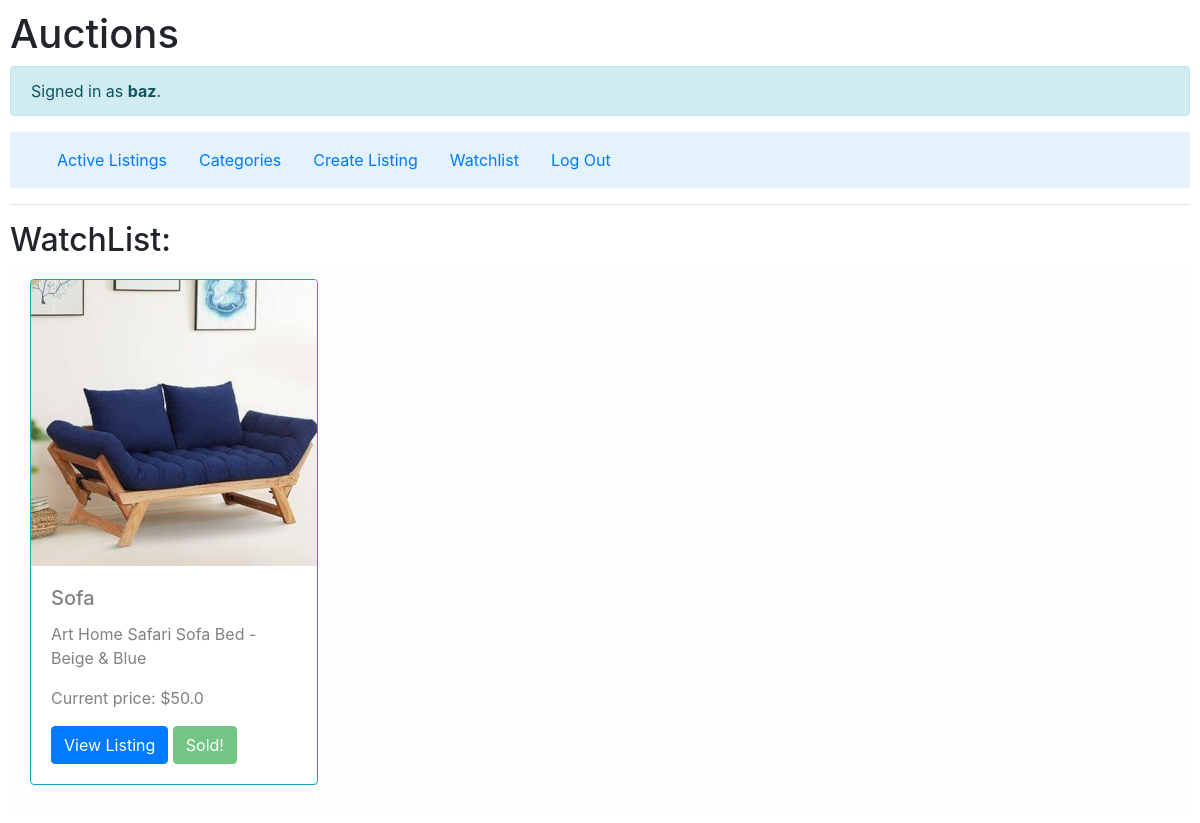
Screenshot of /watchlist (signed in) with the database file from the repository.
### auctions/models.py (models this page shows)
class User(AbstractUser):
    pass

class auctionListing(models.Model):
    title = models.CharField(max_length=64)
    desc = models.CharField(max_length=400)
    startingBid = models.FloatField()
    active = models.BooleanField(default=True)
    image = models.ImageField(null=True, blank = True, default='image.png')
    categoryType = models.CharField(max_length=1, default=Categories[0][1] , choices=Categories)
    listingOwner = models.ForeignKey(User, on_delete=models.CASCADE , related_name="listingOwner")
    usersWatching = models.ManyToManyField(User, blank=True, related_name="listingsWatched")
    comments = models.ManyToManyField(Comments, blank=True, related_name="comments")
    bids = models.ManyToManyField(bids, blank=True, related_name="bids")
    closed = models.BooleanField(default=False)
    buyer = models.ForeignKey(User, null=True, blank=True, on_delete=models.CASCADE ,related_name="buyer")
    winner = models.ForeignKey(User, null=True, blank=True, on_delete=models.CASCADE , related_name="winner")

### auctions/views.py (the view)
# urls.py: path("watchlist", views.watchlist, name="watchlist"),
@login_required
def watchlist(req):
    listings = req.user.listingsWatched.all()
    return render(req, "auctions/watchlist.html", {
        "listings" : listings
    })

### auctions/templates/auctions/watchlist.html
{% extends "auctions/auctionLists.html" %}
{% block inside %}
<h2>WatchList:</h2>
{% endblock %}

### auctions/templates/auctions/auctionLists.html (shortened to what this page needs)
{% extends "auctions/layout.html" %}
{% block body %}
{% block inside %}
{% endblock %}
<ul class="list-group">
    {% for listing in listings%}
    <li class="list-group-item list-group-item-light" style="border: 10px;">
<div class="card card border-info mb-3" style="width: 18rem;">
    {%if listing.image.url is not None %}
    <img src="{{ listing.image.url }} " class="card-img-top" alt="...">
    {%else%}
    {% load static %}
    {%endif%}
    <div class="card-body">
      <h5 class="card-title">{{ listing.title }}</h5>
      <p class="card-text">{{ listing.desc }}</p>
      <p class="card-text"><p>Current price: ${{ listing.startingBid }}</p>
      <a href="{% url 'listing' listing.id %}" class="btn btn-primary">View Listing</a>
      {%if not listing.active %}
      <button class="btn btn-success" disabled > Sold!</button>
      {%endif%}
    </div>
</div>
</li>
{% empty %}
<li>
    No listings here.
</li>
{% endfor %}
</ul>
{% endblock %}

### auctions/templates/auctions/layout.html (shortened to what this page needs)
{% load static %}
<!DOCTYPE html>
<html lang="en">
    <head>
        <link rel="stylesheet" href="https://stackpath.bootstrapcdn.com/bootstrap/4.4.1/css/bootstrap.min.css">
        <link href="{% static 'auctions/styles.css' %}" rel="stylesheet">
    </head>
    <body>
        <h1>Auctions</h1>
        <div class="alert alert-info">
            {% if user.is_authenticated %}
                Signed in as <strong>{{ user.username }}</strong>.
            {% else %}
                Not signed in.
            {% endif %}
        </div>
        <nav class="navbar navbar-light" style="background-color: #e3f2fd;">
        <div class="container-fluid">
        <ul class="nav">
            <li class="nav-item">
                <a class="nav-link" href="{% url 'activeListings' %}">Active Listings</a>
            </li>
            {% if user.is_authenticated %}
                <li class="nav-item">
                    <a class="nav-link" href="{% url 'categories' %}">Categories</a>
                </li>
                <li class="nav-item">
                    <a class="nav-link" href="{% url 'createListing' %}">Create Listing</a>
                </li>
                <li class="nav-item">
                    <a class="nav-link" href="{% url 'watchlist' %}">Watchlist</a>
                </li>
                <li class="nav-item" >
                    <a class="nav-link" href="{% url 'logout' %}" >Log Out</a>
                </li>
            {% endif %}
        </ul>
        </div>
    </nav>
        <hr>
        {% block body %}
        {% endblock %}
    </body>
</html>

### auctions/static/auctions/styles.css (style rules this page uses)
body { padding: 10px; }

### rows the page displays
User: username "baz"
auctionListing: image (picture), title "Sofa", desc "Art Home Safari Sofa Bed - Beige & Blue", startingBid "50.0", active "Sold!"
